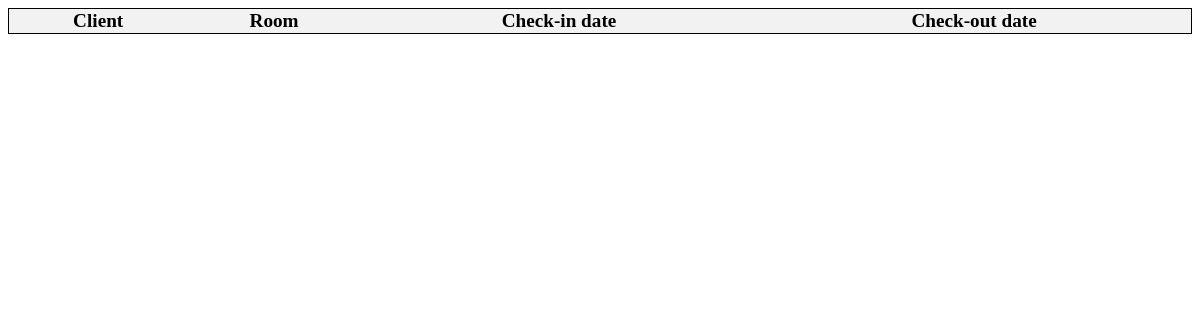
The app's page /view/, older data.
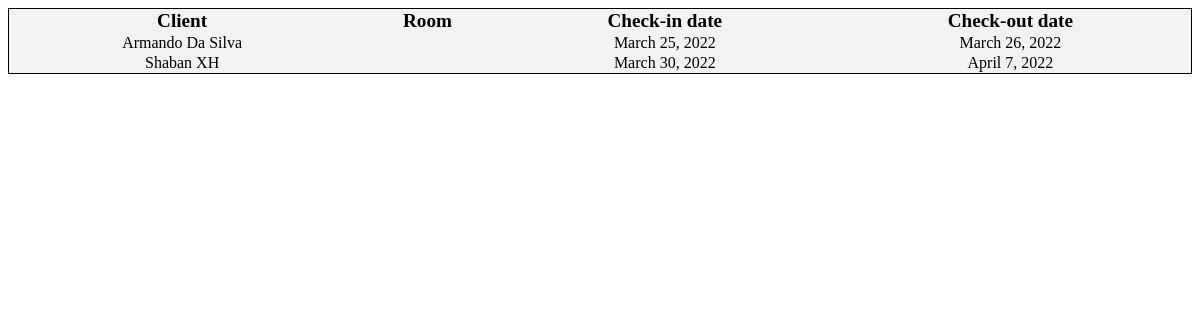
The same page, newer data.
### rooms/models.py (models this page shows, shortened)
class Booking(models.Model):
    client = models.ForeignKey(Client, on_delete=models.CASCADE)
    room = models.ForeignKey(Room, on_delete=models.CASCADE)
    check_in_date = models.DateField()
    check_out_date = models.DateField()

class Client(models.Model):
    app_label = "hotel_managment"
    name = models.CharField(max_length=255)
    email = models.EmailField()
    phone_number = models.CharField(max_length=20)

### rooms/views.py (the view)
# urls.py: path("view/", views.view_bookings, name="view_bookings"),
def view_bookings(request):
    bookings = Booking.objects.all()
    return render(request, "rooms/view_bookings.html", {"bookings": bookings})

### rooms/templates/rooms/view_bookings.html (shortened to what this page needs)
{% load static %}
<head>
    <link rel="stylesheet" type="text/css" href="{% static 'rooms/style.css' %}">
</head>
<table>
    <tr>
        <th>Client</th>
        <th>Room</th>
        <th>Check-in date</th>
        <th>Check-out date</th>
    </tr>
    {% for booking in bookings %}
    <tr>
        <td>{{ booking.client.name }}</td>
        <td>{{ booking.room.name }}</td>
        <td>{{ booking.check_in_date }}</td>
        <td>{{ booking.check_out_date }}</td>
    </tr>
    {% endfor %}
</table>

### rooms/static/rooms/style.css (style rules this page uses)
table { width: 100%; border: 1px solid black; border-collapse: collapse; background-color: #f2f2f2; }
th { font-weight: bold; font-size: larger; }
td { text-align: center; }

Row changes from the older to the newer data that the page shows:
added Booking: client.name "Armando Da Silva", check_in_date "March 25, 2022", check_out_date "March 26, 2022"
added Booking: client.name "Shaban XH", check_in_date "March 30, 2022", check_out_date "April 7, 2022"
